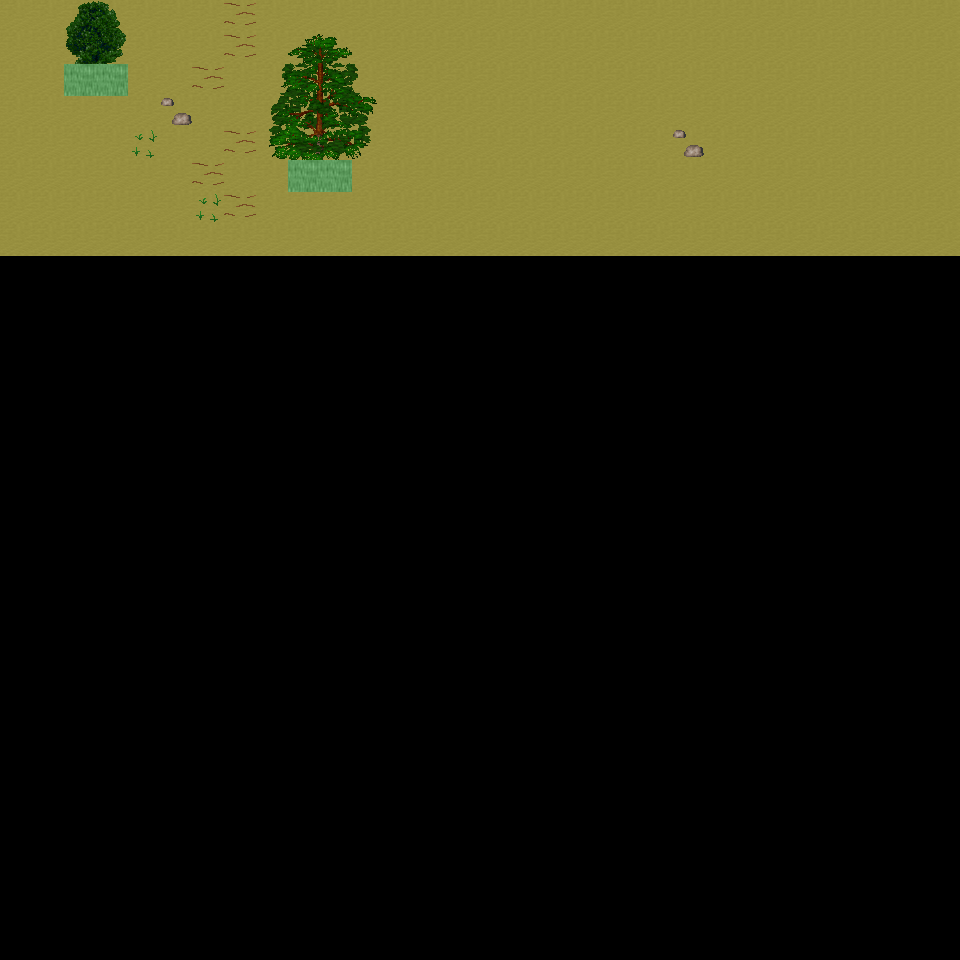

Tiled map render using the project's own tile images. Description and the map definition, with tile-layer contents summarised, below:
An orthogonal 30x30 tile map with 32x32 px tiles, 6 tile layers (Ground, Object, Object2, Above, ...), 17 tilesets and 3 objects (3x mapExit).

<map version="1.0" orientation="orthogonal" renderorder="right-down" width="30" height="30" tilewidth="32" tileheight="32" nextobjectid="4">
  <tileset firstgid="1" name="tileset_ground_ground" tilewidth="32" tileheight="32" tilecount="33" columns="3">
    <image source="../drawable/tileset_ground_ground.png" width="96" height="352" />
  </tileset>
  <tileset firstgid="34" name="tileset_ground_rock_pebbles" tilewidth="32" tileheight="32" tilecount="3" columns="1">
    <image source="../drawable/tileset_ground_rock_pebbles.png" width="32" height="96" />
  </tileset>
  <tileset firstgid="37" name="tileset_ground_grass_edges" tilewidth="32" tileheight="32" tilecount="36" columns="12">
    <image source="../drawable/tileset_ground_grass_edges.png" width="384" height="96" />
  </tileset>
  <tileset firstgid="73" name="tileset_plant_flower_daisy_white" tilewidth="32" tileheight="32" tilecount="8" columns="2">
    <image source="../drawable/tileset_plant_flower_daisy_white.png" width="64" height="128" />
  </tileset>
  <tileset firstgid="81" name="tileset_ground_ridge_earth_dark" tilewidth="32" tileheight="32" tilecount="96" columns="12">
    <image source="../drawable/tileset_ground_ridge_earth_dark.png" width="384" height="256" />
  </tileset>
  <tileset firstgid="177" name="tileset_plant_grasses" tilewidth="32" tileheight="32" tilecount="6" columns="3">
    <image source="../drawable/tileset_plant_grasses.png" width="96" height="64" />
  </tileset>
  <tileset firstgid="183" name="tileset_ground_earth_edges" tilewidth="32" tileheight="32" tilecount="18" columns="6">
    <image source="../drawable/tileset_ground_earth_edges.png" width="192" height="96" />
  </tileset>
  <tileset firstgid="201" name="tileset_ground_pothole" tilewidth="32" tileheight="32" tilecount="4" columns="4">
    <image source="../drawable/tileset_ground_pothole.png" width="128" height="32" />
  </tileset>
  <tileset firstgid="205" name="tileset_item_statue_green_stone_3" tilewidth="32" tileheight="32" tilecount="3" columns="1">
    <image source="../drawable/tileset_item_statue_green_stone_3.png" width="32" height="96" />
  </tileset>
  <tileset firstgid="208" name="tileset_ground_rock_rocks_2" tilewidth="32" tileheight="32" tilecount="4" columns="2">
    <image source="../drawable/tileset_ground_rock_rocks_2.png" width="64" height="64" />
  </tileset>
  <tileset firstgid="212" name="tileset_logic_creature_animal" tilewidth="32" tileheight="32" tilecount="32" columns="8">
    <image source="../drawable/tileset_logic_creature_animal.png" width="256" height="128" />
  </tileset>
  <tileset firstgid="244" name="tileset_logic_collision" tilewidth="32" tileheight="32" tilecount="1" columns="1">
    <image source="../drawable/tileset_logic_collision.png" width="32" height="32" />
  </tileset>
  <tileset firstgid="245" name="tileset_plant_tree_taller_trees" tilewidth="32" tileheight="32" tilecount="32" columns="8">
    <image source="../drawable/tileset_plant_tree_taller_trees.png" width="256" height="128" />
  </tileset>
  <tileset firstgid="277" name="tileset_plant_tree_spruce" tilewidth="32" tileheight="32" tilecount="6" columns="2">
    <image source="../drawable/tileset_plant_tree_spruce.png" width="64" height="96" />
  </tileset>
  <tileset firstgid="283" name="tileset_plant_bush_bush_mult_colored" tilewidth="32" tileheight="32" tilecount="6" columns="3">
    <image source="../drawable/tileset_plant_bush_bush_mult_colored.png" width="96" height="64" />
  </tileset>
  <tileset firstgid="289" name="tileset_plant_tree_pine_tree" tilewidth="32" tileheight="32" tilecount="20" columns="4">
    <image source="../drawable/tileset_plant_tree_pine_tree.png" width="128" height="160" />
  </tileset>
  <tileset firstgid="309" name="tileset_plant_tree_pine_tree_1" tilewidth="32" tileheight="32" tilecount="20" columns="4">
    <image source="../drawable/tileset_plant_tree_pine_tree_1.png" width="128" height="160" />
  </tileset>
  <layer name="Ground" width="30" height="30">
    <data>[900 cells, 240 non-empty, 1 distinct tile ids]</data>
  </layer>
  <layer name="Object" width="30" height="30">
    <data>[900 cells, 12 non-empty, 7 distinct tile ids]</data>
  </layer>
  <layer name="Object2" width="30" height="30">
    <data>[900 cells, 2 non-empty, 1 distinct tile ids]</data>
  </layer>
  <layer name="Above" width="30" height="30">
    <data>[900 cells, 18 non-empty, 18 distinct tile ids]</data>
  </layer>
  <layer name="Above2" width="30" height="30">
    <data>[900 cells, 0 non-empty, 0 distinct tile ids]</data>
  </layer>
  <layer name="Walkable" width="30" height="30">
    <data>[900 cells, 4 non-empty, 1 distinct tile ids]</data>
  </layer>
  <objectgroup name="MapEvents">
    <object id="1" name="north" type="mapExit" x="0" y="0" width="960" height="32">
      <properties>
        <property name="map" value="level_0_x70_y62" />
        <property name="x" value="0" />
        <property name="y" value="28" />
      </properties>
    </object>
    <object id="2" name="west" type="mapExit" x="0" y="0" width="32" height="960">
      <properties>
        <property name="map" value="level_0_x69_y63" />
        <property name="x" value="28" />
        <property name="y" value="0" />
      </properties>
    </object>
    <object id="3" name="east" type="mapExit" x="928" y="0" width="32" height="960">
      <properties>
        <property name="map" value="level_0_x71_y63" />
        <property name="x" value="1" />
        <property name="y" value="0" />
      </properties>
    </object>
  </objectgroup>
</map>
